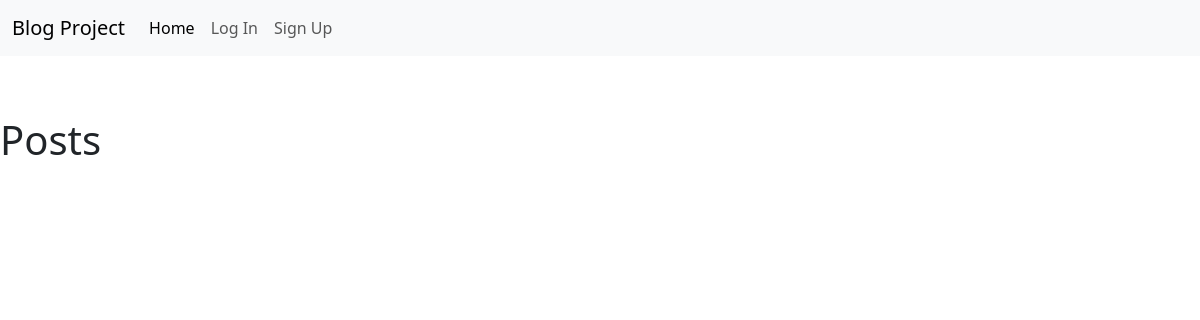
/posts/, run on an earlier commit of the app's database.
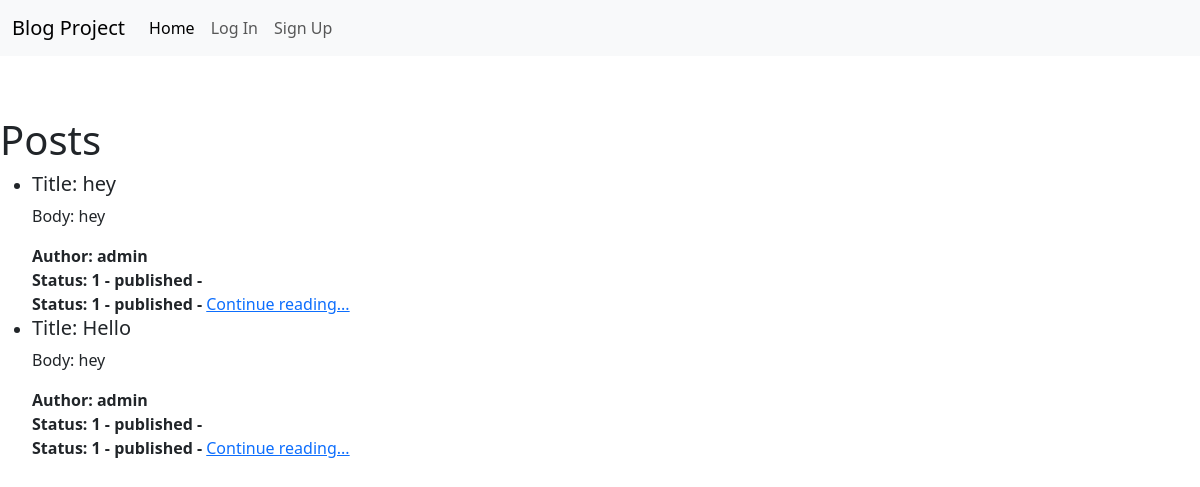
And on a later commit of the database.
### posts/models.py (models this page shows, shortened)
class Post(models.Model):
    title = models.CharField(max_length=128)
    subtitle = models.CharField(max_length=256)
    body = models.TextField()
    author = models.ForeignKey(
        get_user_model(),
        on_delete=models.CASCADE
    )
    status = models.ForeignKey(
        Status,
        on_delete=models.CASCADE
    )
    created_on = models.DateTimeField(auto_now_add=True)

class Status(models.Model):
    name = models.CharField(max_length=128, unique=True)
    description = models.CharField(max_length=256, help_text="Write a description about the status: ")
    def __str__(self):
        return f"{self.id} - {self.name} - {self.description}"

### posts/views.py (the view)
# urls.py: path("", PostListView.as_view(), name="post_list"),
class PostListView(ListView):
    template_name = "posts/list.html"
    context_object_name = "posts"
    def get_queryset(self):
        published_status = Status.objects.get(name="published")
        return Post.objects.filter(status=published_status).order_by("-created_on")
    def get_context_data(self, **kwargs):
        context = super().get_context_data(**kwargs)
        context["numbers"] = [1, 2, 3, 4, 5, 6]
        context["flag"] = True
        return context

### templates/posts/list.html (shortened to what this page needs)
{% extends 'base.html' %}
{% block content %}
<h1>Posts</h1>
<ul>
    {% for item in posts %}
    <li>
        <div>
            <h5>Title: {{ item.title }}</h5>
            <p>Body: {{ item.body|truncatechars:10 }}</p>
            <span><strong>Author: {{ item.author }}</strong></span>
            <br>
            <span><strong>Status: {{ item.status }}</strong></span>
            <br>
            <span><strong>Status: {{ item.status }}</strong></span>
            <a href="{% url 'post_detail' item.id %}">Continue reading...</a>
        </div>
    </li>
    {% endfor %}
</ul>
{% endblock content %}

### templates/base.html (shortened to what this page needs)
<!DOCTYPE html>
<html lang="en">
<head>
  <link href="https://cdn.jsdelivr.net/npm/bootstrap@5.3.8/dist/css/bootstrap.min.css" rel="stylesheet">
</head>
<body>
  {% include 'navbar.html' %}
  <div style="margin-top: 60px;">
    {% block content %}{% endblock content %}
  </div>
</body>
</html>

### templates/navbar.html (shortened to what this page needs)
<nav class="navbar navbar-expand-lg bg-body-tertiary">
  <div class="container-fluid">
    <a class="navbar-brand" href="{% url 'home' %}">Blog Project</a>
    <div class="collapse navbar-collapse" id="navbarSupportedContent">
      <ul class="navbar-nav me-auto mb-2 mb-lg-0">
        <li class="nav-item">
          <a class="nav-link active" href="{% url 'home' %}">Home</a>
        </li>
        {% if user.is_authenticated %}
          <li class="nav-item">
            <a class="nav-link" href="{% url 'post_list' %}">View Posts</a>
          </li>
          <li class="nav-item">
            <a class="nav-link" href="{% url 'post_create' %}">New Post</a>
          </li>
          <li class="nav-item">
            <a class="nav-link" href="{% url 'drafts' %}">Drafts</a>
          </li>
          <li class="nav-item">
            <a class="nav-link" href="{% url 'archived' %}">Archived</a>
          </li>
          <li class="nav-item">
            <form method="POST" action="{% url 'account_logout' %}" style="display:inline;">
              {% csrf_token %}
              <button type="submit" class="nav-link btn btn-link" style="padding: 0; border: none;">Log Out</button>
            </form>
          </li>
        {% else %}
          <li class="nav-item">
            <a class="nav-link" href="{% url 'account_login' %}">Log In</a>
          </li>
          <li class="nav-item">
            <a class="nav-link" href="{% url 'account_signup' %}">Sign Up</a>
          </li>
        {% endif %}
      </ul>
    </div>
  </div>
</nav>

What changed in the data, as far as the page shows it:
added Post: title "hey", body "hey", author "admin", status "1 - published -"
added Post: title "Hello", body "hey", author "admin", status "1 - published -"
